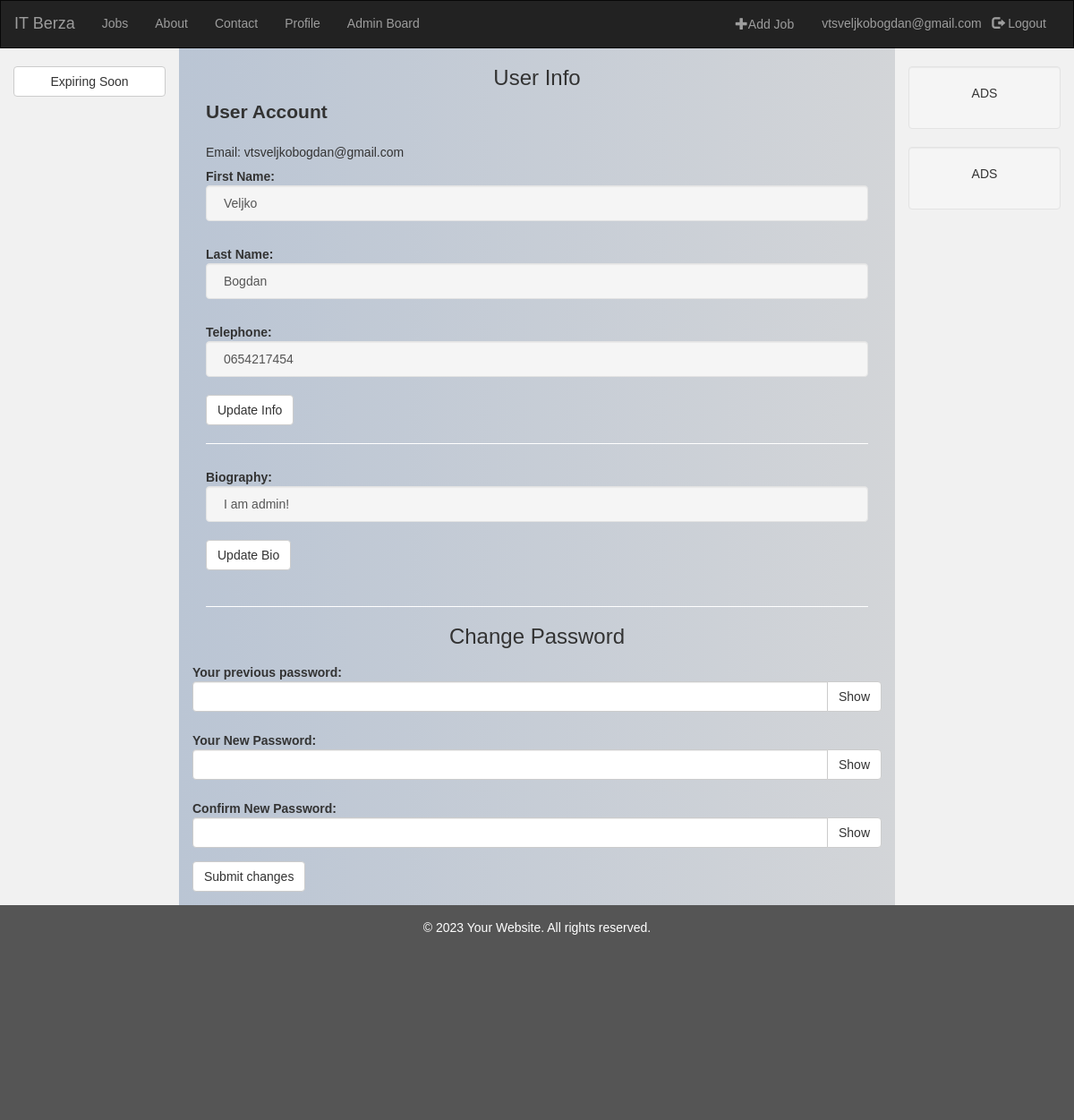
The app's page /user-page.php (signed in), older data.
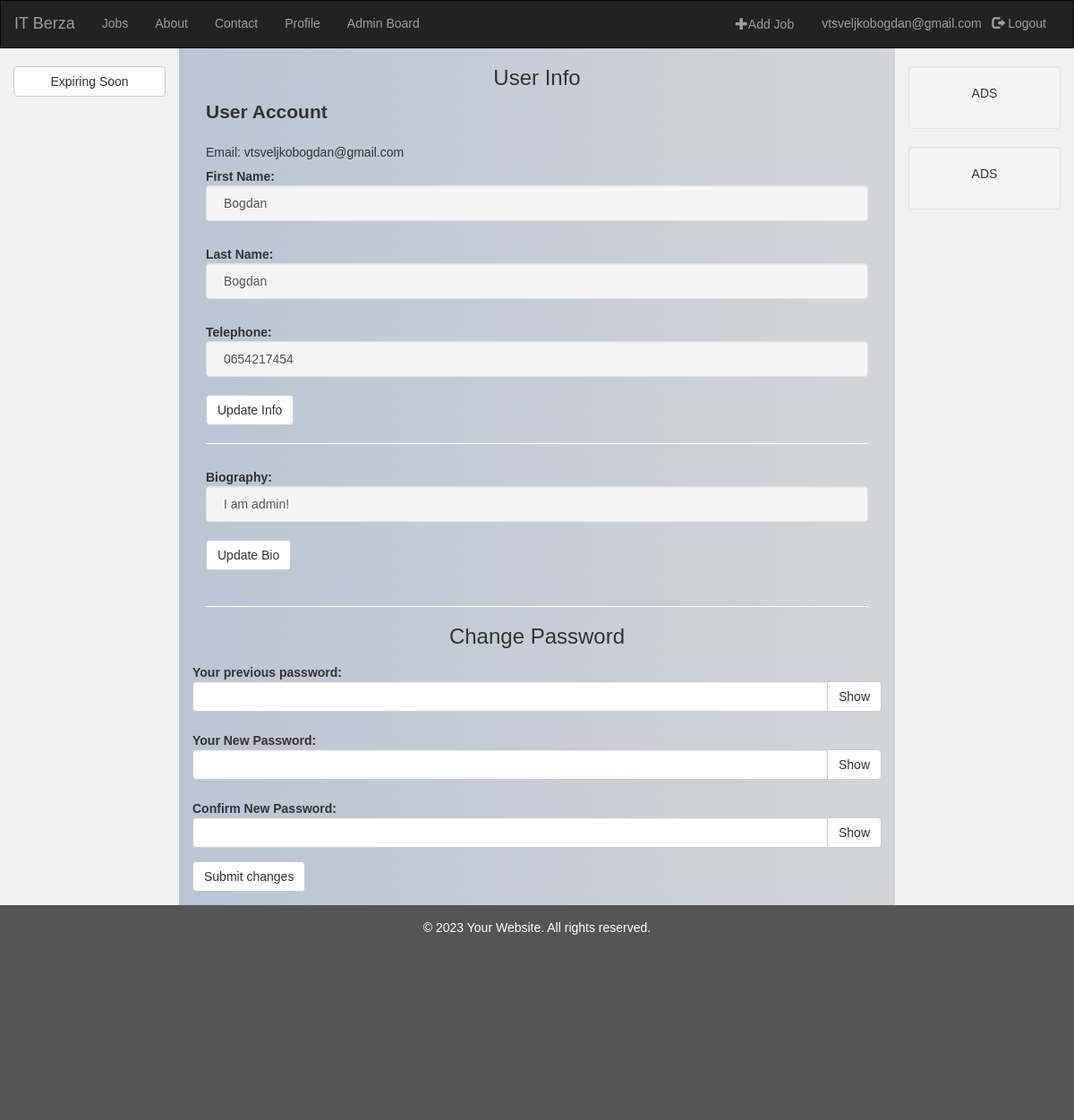
The same page, newer data.
### tables this page shows
CREATE TABLE `users` (
  `id_user` int(11) NOT NULL,
  `first_name` varchar(255) NOT NULL,
  `last_name` varchar(255) NOT NULL,
  `email` varchar(255) NOT NULL,
  `password` varchar(255) NOT NULL,
  `telephone` varchar(63) NOT NULL,
  `biography` text DEFAULT NULL,
  `is_company` tinyint(1) DEFAULT 0,
  `company_name` varchar(255) DEFAULT NULL,
  `website` varchar(255) DEFAULT NULL,
  `address` varchar(255) DEFAULT NULL,
  `description` text DEFAULT NULL,
  `is_banned` tinyint(1) NOT NULL DEFAULT 0,
  `verification_id` varchar(255) NOT NULL,
  `verification_status` int(3) NOT NULL,
  `is_admin` tinyint(1) NOT NULL DEFAULT 0
);

### user-page-list-data.php (the view, shortened to what this page needs)
<?php
require_once 'db-config.php';
$email = $_SESSION['email'];
$sql = "SELECT * FROM users WHERE email='$email'";
$result = $conn->query($sql);
if ($result->rowCount() > 0) {
    while ($row = $result->fetch(PDO::FETCH_ASSOC)) {
        $accountType = $row['is_company'] == 1 ? "Company Account" : "User Account";
        $bio = $row['biography'];
        echo '<div class="lead"><b>' . $accountType . "</b></div>";
        echo '<div class="email">Email: ' . $row['email'] . "</div>";
        echo '<form class="form-horizontal" action="update-bio.php" method="post" onsubmit="return validateUpdateInfo()">';
        echo '<label class="name control-label" for="name">First Name: </label><input class="well form-control" type="text" id="name" name="name" value=' . $row['first_name'] . '>';
        echo '<label class="last-name control-label" for="last-name">Last Name: </label><input class="well form-control" type="text" id="last-name" name="last-name" value=' . $row['last_name'] . '>';
        echo '<label class="phone control-label" for="phone">Telephone: </label><input class="well form-control" type="text" id="phone" name="phone" value=' . $row['telephone'] . '>';
        echo '<button class="btn btn-default border" name="update-info" type="submit">Update Info</button><br>';
        echo '</form>';
        echo '<hr>';
        if ($row['is_company'] == 1) {
            echo '<hr>';
            echo '<div class="name">Company_Name: ' . $row['company_name'] . "</div>";
            echo '<div class="website">Website: ' . $row['website'] . "</div>";
            echo '<div class="address">Address: ' . $row['address'] . "</div>";
            echo '<form class="form-horizontal" action="update-bio.php" method="post">';
            echo '<label class="biography control-label" for="biography">Biography:</label><input class="well form-control" type="text" id="description" name="description" value=' . $row['description'] . '>';
            echo '<button class="btn btn-default border" name="update-description" type="submit">Update Description</button><br>';
            echo '</form>';
        } else {
            echo '<form class="form-horizontal" action="update-bio.php" method="post">';
            echo '<label class="biography control-label" for="biography">Biography:</label><input class="well form-control" type="text" id="biography" name="biography" value="' . $bio . '">';
            echo '<button class="btn btn-default border" name="update-biography" id="update-biography" type="submit">Update Bio</button><br>';
            echo '</form>';
        }
        echo "<br>";
    }
} else {
    echo "
            <script>
                alert('Error!');
                window.location.href='login.php';
            </script>";
}
?>

### user-page.php (shortened to what this page needs)
<?php
require 'ban-check.php';
?>
<!DOCTYPE html>
<html lang="en">
<head>
    <link rel="stylesheet" href="https://maxcdn.bootstrapcdn.com/bootstrap/3.4.1/css/bootstrap.min.css">
    <link href="style.css" rel="stylesheet">
</head>
<body>
<nav class="navbar navbar-inverse">
    <div class="container-fluid">
        <div class="navbar-header">
            <a class="navbar-brand" href="index.php">IT Berza</a>
        </div>
        <div class="collapse navbar-collapse" id="myNavbar">
            <ul class="nav navbar-nav">
                <li><a href="index.php">Jobs</a></li>
                <li><a href="about.php">About</a></li>
                <li><a href="contact.php">Contact</a> </li>
                <?php
                if (isset($_SESSION['logged_in']) && $_SESSION['logged_in']===TRUE) {
                    echo "<li><a href=\"user-page.php\">Profile</a></li>";
                    if (isset($_SESSION['is_admin']) && $_SESSION['is_admin']===TRUE) {
                        echo "<li><a href=\"admin-board.php\">Admin Board</a></li>";
                    }
                }?>
            </ul>
            <ul class="nav navbar-nav navbar-right">
                <?php
                    if (isset($_SESSION['logged_in']) && $_SESSION['logged_in']===TRUE && ((isset($_SESSION['is_company'])  && $_SESSION['is_company'] === TRUE) || (isset($_SESSION['is_admin'])) && $_SESSION['is_admin'] === TRUE)) {
                        echo '<li>';
                        echo '<a href="job-form.php" class="btn add-job-button">';
                        echo '<span class="glyphicon glyphicon-plus"></span>';
                        echo 'Add Job';
                        echo '</a>';
                        echo '</li>';
                    }?>
                <li>
                    <?php
                    if (isset($_SESSION['logged_in']) && $_SESSION['logged_in']===TRUE) {
                        echo "<a href='logout.php'> ".$_SESSION['email']."&nbsp;&nbsp;&nbsp;<span class='glyphicon glyphicon-log-out'></span> Logout</a>";
                    }else{
                        echo "<a href=\"login.php\"><span class=\"glyphicon glyphicon-log-in\"></span> Login</a>";
                    }?>
                </li>
            </ul>
        </div>
    </div>
</nav>
<div class="container-fluid text-center">
    <div class="row content">
        <div class="sidenav col-sm-2 ">
            <a href="#" id="load-card-boxes-link" class="load-card-boxes-link link-disabled display-flex"><button class="btn btn-default border display-flex-child">Expiring Soon</button></a><br>
        </div>
        <div class="col-sm-8 text-left middle">
            <div class="container col-sm-12">
                <div class="text-center self-center rounded-md">
                    <div class="">
                        <h3>User Info</h3>
                    </div>
                </div>
                <div>
                    <?php include_once 'user-page-list-data.php'  ?>
                </div>
                <hr>
                <div class="text-center self-center rounded-md">
                    <div class="">
                        <h3>Change Password</h3>
                    </div>
                </div>
                <form class="form-horizontal" id="change-data-form" name="change-data-form" action="confirmation.php" method="post" onsubmit="return validatePasswordChange()">
                    <div class="form-group">
                        <label class="control-label" for="password">Your previous password:</label>
                        <div class="input-group">
                            <input class="form-control col-xs-3" type="password" name="password" id="password">
                            <div class="input-group-btn">
                                <button class="btn btn-default" type="button" id="toggle-button" onclick="togglePasswordVisibilityLogin()">
                                    Show
                                </button>
                            </div>
                        </div>
                    </div>
                    <div class="form-group">
                        <label class="control-label" for="new-password">Your New Password: </label>
                        <div class="input-group">
                            <input class="form-control col-xs-3" type="password" name="new-password" id="new-password">
                            <div class="input-group-btn">
                                <button class="btn btn-default" type="button" id="toggle-button-new"
                                        onclick="togglePasswordVisibilityNew()">
                                    Show
                                </button>
                            </div>
                        </div>
                    </div>
                    <div class="form-group">
                        <label class="control-label" for="confirm-password">Confirm New Password: </label>
                        <div class="input-group">
                            <input class="form-control col-xs-3" type="password" name="confirm-password" id="confirm-password">
                            <div class="input-group-btn">
                                <button class="btn btn-default" type="button" id="toggle-button-confirm"
                                        onclick="togglePasswordVisibilityNew()">
                                    Show
                                </button>
                            </div>
                        </div>
                    </div>
                    <div class="form-group">
                        <input class="btn btn-default border" name="change" id="change" type="submit" value="Submit changes"></input><br>
                    </div>
                </form>
            </div>
        </div>
        <div class="col-sm-2 sidenav">
            <div class="well">
                <p>ADS</p>
            </div>
            <div class="well">
                <p>ADS</p>
            </div>
        </div>
    </div>
</div>
<footer class="container-fluid text-center">
    <p>&copy; 2023 Your Website. All rights reserved.</p>
</footer>
</body>
</html>

### style.css (style rules this page uses)
html, body { font-family: Helvetica, sans-serif; margin: 0; height: 100%; }
body { background: #d9d9d9; background: -webkit-linear-gradient(to left, #d9d9d9, #b4c1d3); background: linear-gradient(to left, #d9d9d9, #b4c1d3); margin:0; }
a { text-decoration: none; color: #0000A0; }
hr { border-color: #ffffff; }
.link-disabled { color: inherit; text-decoration: none !important; }
.container-fluid.text-center { display: flex; align-items: stretch; }
footer.container-fluid { display: flex; flex-direction: column; min-height: 30vh; }
.add-job-button { padding-top: 5pt; padding-bottom: 5pt; }
.middle { min-height: 375pt; }
.navbar { margin-bottom: 0; border-radius: 0; }
.row.content { flex-grow: 1; }
.sidenav { padding-top: 20px; background-color: #f1f1f1; height: 100%; display: flex; flex-direction: column; }
footer { background-color: #555; color: white; padding: 15px; }
.display-flex { display: flex; }
.display-flex-child { flex-grow: 1; }

Row changes from the older to the newer data that the page shows:
changed users "User Account": name "Veljko" → "Bogdan"
